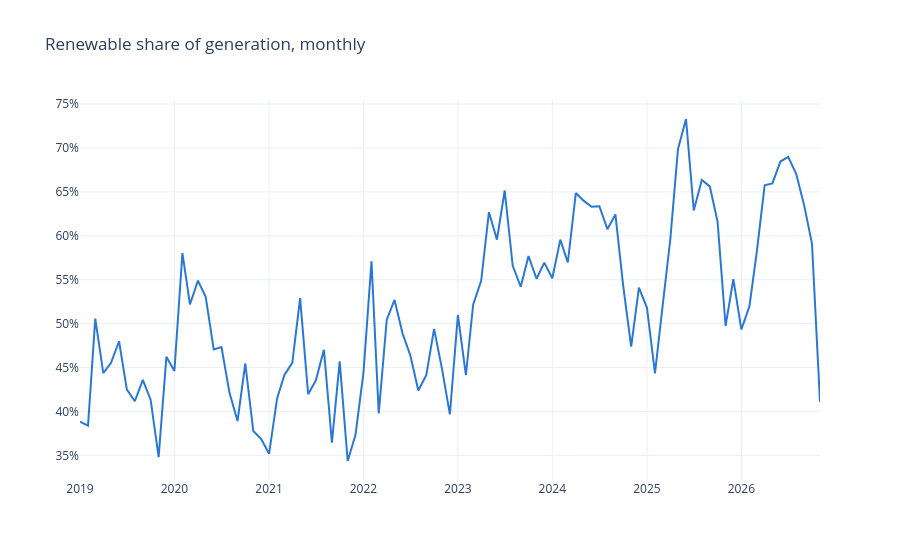

Here is the notebook cell this chart was saved with:
### Markdown cell above
## Renewables and negative prices

### Code cell
plots.renewable_share(df)
